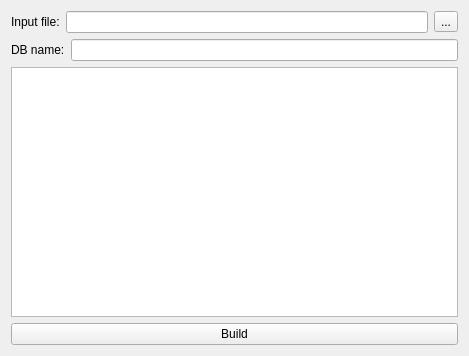
<?xml version="1.0" encoding="UTF-8"?>
<ui version="4.0">
 <class>FormDiamondMakeDB</class>
 <widget class="QWidget" name="FormDiamondMakeDB">
  <property name="geometry">
   <rect>
    <x>0</x>
    <y>0</y>
    <width>469</width>
    <height>356</height>
   </rect>
  </property>
  <property name="windowTitle">
   <string>DiamondMakeDB</string>
  </property>
  <layout class="QVBoxLayout" name="verticalLayout_2">
   <item>
    <layout class="QVBoxLayout" name="verticalLayout">
     <item>
      <layout class="QHBoxLayout" name="horizontalLayout_2">
       <item>
        <widget class="QLabel" name="label_file">
         <property name="text">
          <string>Input file:</string>
         </property>
        </widget>
       </item>
       <item>
        <widget class="QLineEdit" name="lineEdit_input"/>
       </item>
       <item>
        <widget class="QToolButton" name="toolButton_input">
         <property name="text">
          <string>...</string>
         </property>
        </widget>
       </item>
      </layout>
     </item>
     <item>
      <layout class="QHBoxLayout" name="horizontalLayout"/>
     </item>
     <item>
      <layout class="QHBoxLayout" name="horizontalLayout_3">
       <item>
        <widget class="QLabel" name="label_outfile">
         <property name="text">
          <string>DB name:</string>
         </property>
        </widget>
       </item>
       <item>
        <widget class="QLineEdit" name="lineEdit_out"/>
       </item>
      </layout>
     </item>
     <item>
      <widget class="QPlainTextEdit" name="plainTextEdit_out"/>
     </item>
     <item>
      <widget class="QPushButton" name="pushButton_build">
       <property name="text">
        <string>Build</string>
       </property>
      </widget>
     </item>
    </layout>
   </item>
  </layout>
 </widget>
 <resources/>
 <connections/>
</ui>
